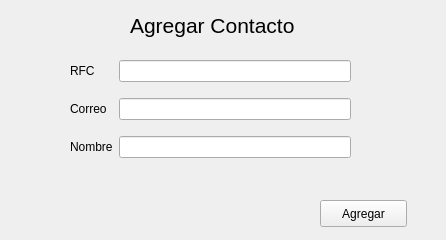
<?xml version="1.0" encoding="UTF-8"?>
<ui version="4.0">
 <class>Form</class>
 <widget class="QWidget" name="Form">
  <property name="geometry">
   <rect>
    <x>0</x>
    <y>0</y>
    <width>446</width>
    <height>240</height>
   </rect>
  </property>
  <property name="windowTitle">
   <string>Agregar Contactos</string>
  </property>
  <property name="statusTip">
   <string>RFC del contacto</string>
  </property>
  <widget class="QLabel" name="label">
   <property name="geometry">
    <rect>
     <x>130</x>
     <y>10</y>
     <width>171</width>
     <height>31</height>
    </rect>
   </property>
   <property name="font">
    <font>
     <pointsize>16</pointsize>
    </font>
   </property>
   <property name="text">
    <string>Agregar Contacto</string>
   </property>
  </widget>
  <widget class="QPushButton" name="btnaddcontacto">
   <property name="geometry">
    <rect>
     <x>320</x>
     <y>200</y>
     <width>87</width>
     <height>27</height>
    </rect>
   </property>
   <property name="text">
    <string>Agregar</string>
   </property>
  </widget>
  <widget class="QWidget" name="layoutWidget">
   <property name="geometry">
    <rect>
     <x>70</x>
     <y>50</y>
     <width>281</width>
     <height>121</height>
    </rect>
   </property>
   <layout class="QGridLayout" name="gridLayout">
    <item row="0" column="0">
     <widget class="QLabel" name="label_2">
      <property name="text">
       <string>RFC</string>
      </property>
     </widget>
    </item>
    <item row="0" column="1">
     <widget class="QLineEdit" name="rfctxt">
      <property name="statusTip">
       <string>RFC del Contacto</string>
      </property>
      <property name="placeholderText">
       <string/>
      </property>
     </widget>
    </item>
    <item row="1" column="0">
     <widget class="QLabel" name="label_3">
      <property name="text">
       <string>Correo</string>
      </property>
     </widget>
    </item>
    <item row="1" column="1">
     <widget class="QLineEdit" name="mailtxt"/>
    </item>
    <item row="2" column="0">
     <widget class="QLabel" name="label_4">
      <property name="text">
       <string>Nombre</string>
      </property>
     </widget>
    </item>
    <item row="2" column="1">
     <widget class="QLineEdit" name="nombretxt"/>
    </item>
   </layout>
  </widget>
 </widget>
 <resources/>
 <connections/>
</ui>
